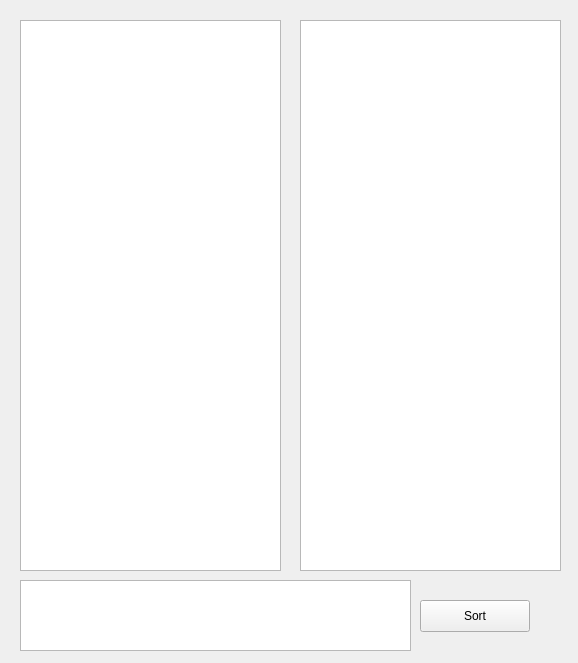
<?xml version="1.0" encoding="UTF-8"?>
<ui version="4.0">
 <class>MainWindow</class>
 <widget class="QMainWindow" name="MainWindow">
  <property name="geometry">
   <rect>
    <x>0</x>
    <y>0</y>
    <width>578</width>
    <height>663</height>
   </rect>
  </property>
  <property name="windowTitle">
   <string>MainWindow</string>
  </property>
  <widget class="QWidget" name="centralWidget">
   <widget class="QListView" name="start">
    <property name="geometry">
     <rect>
      <x>20</x>
      <y>20</y>
      <width>261</width>
      <height>551</height>
     </rect>
    </property>
   </widget>
   <widget class="QListView" name="finish">
    <property name="geometry">
     <rect>
      <x>300</x>
      <y>20</y>
      <width>261</width>
      <height>551</height>
     </rect>
    </property>
   </widget>
   <widget class="QPushButton" name="doSort">
    <property name="geometry">
     <rect>
      <x>420</x>
      <y>600</y>
      <width>110</width>
      <height>32</height>
     </rect>
    </property>
    <property name="text">
     <string>Sort</string>
    </property>
   </widget>
   <widget class="QPlainTextEdit" name="sortOrder">
    <property name="geometry">
     <rect>
      <x>20</x>
      <y>580</y>
      <width>391</width>
      <height>71</height>
     </rect>
    </property>
   </widget>
  </widget>
 </widget>
 <resources/>
 <connections/>
</ui>
